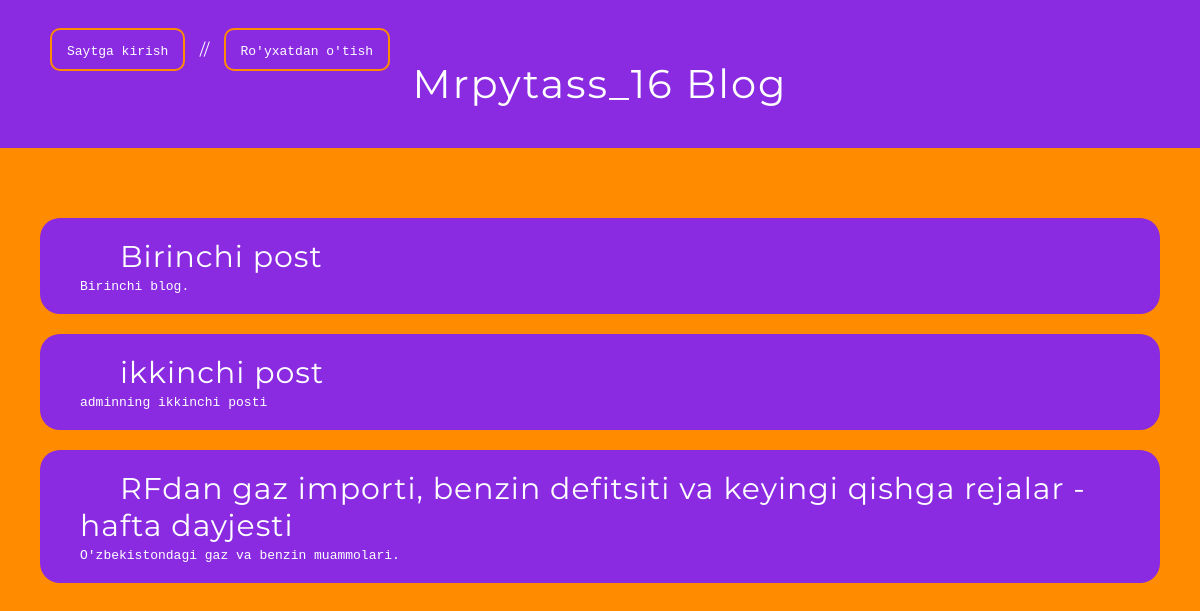
The page / on the database its author committed.
### BlogApp/models.py (models this page shows, shortened)
class Post(models.Model):
    title = models.CharField(max_length=150)
    author = models.ForeignKey(
        'auth.User',
        on_delete=models.CASCADE
    )
    text = models.TextField()
    short_info = models.CharField(max_length=100)

### BlogApp/views.py (the view)
# urls.py: path('', All_Post_Show_View.as_view(), name='all_post_page'),
class All_Post_Show_View(ListView):
    model = Post
    template_name = 'all_post_view.html'

### template/all_post_view.html
{% extends 'base.html' %}
{% block content %}
    {% for post in object_list %}
        <div class="post">
            <h2><a href="{% url 'only_post' post.pk %}">{{ post.title }}</a></h2>
            <p><code>{{ post.short_info }}</code></p>
        </div>
    {% endfor %}
{% endblock content %}

### static/css/base.css (style rules this page uses)
* { margin: 0; padding: 0; box-sizing: border-box; }
body { font-family: 'Montserrat', sans-serif; background-color:darkorange; }
.post { margin-bottom: 20px; padding: 20px 40px; background-color:blueviolet; border-radius: 20px; color: white; }
.post h2 a { text-decoration: none; font-weight: 400; font-size: 30px; color: white; margin-left: 40px; letter-spacing: 1px; }

### rows shown on the page
Post: title "Birinchi post", short_info "Birinchi blog."
Post: title "ikkinchi post", short_info "adminning ikkinchi posti"
Post: title "RFdan gaz importi, benzin defitsiti va keyingi qishga rejalar - hafta dayjesti", short_info "O'zbekistondagi gaz va benzin muammolari."
